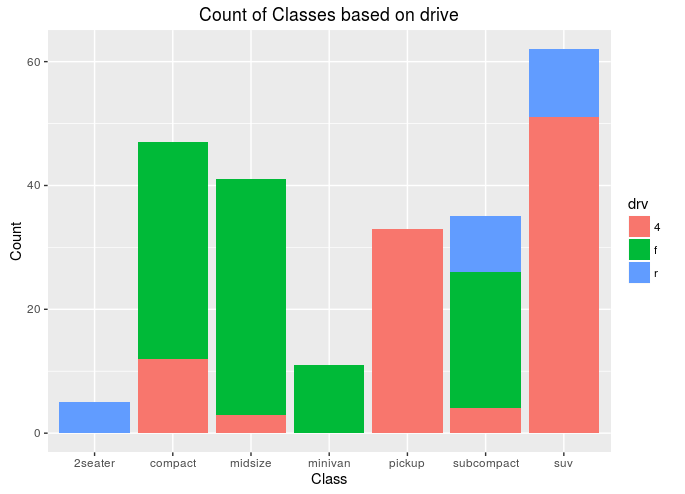

This chart was generated by the following R code:
library(ggplot2)

df <- mpg

pl <- ggplot(df,aes(x=class))
pl2 <- pl + geom_bar(aes(fill=drv))

pl3 <- pl2 + xlab('Class') + ylab('Count') + ggtitle('Count of Classes based on drive')
print(pl3)
